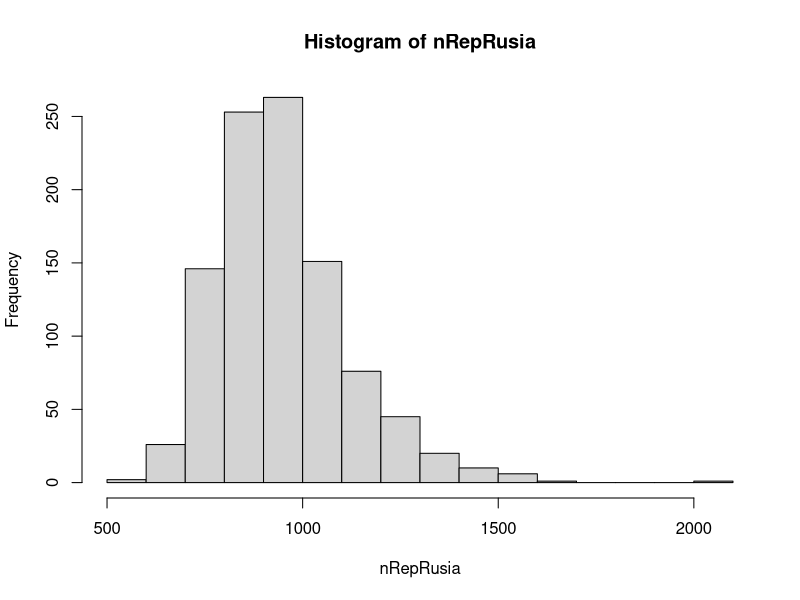
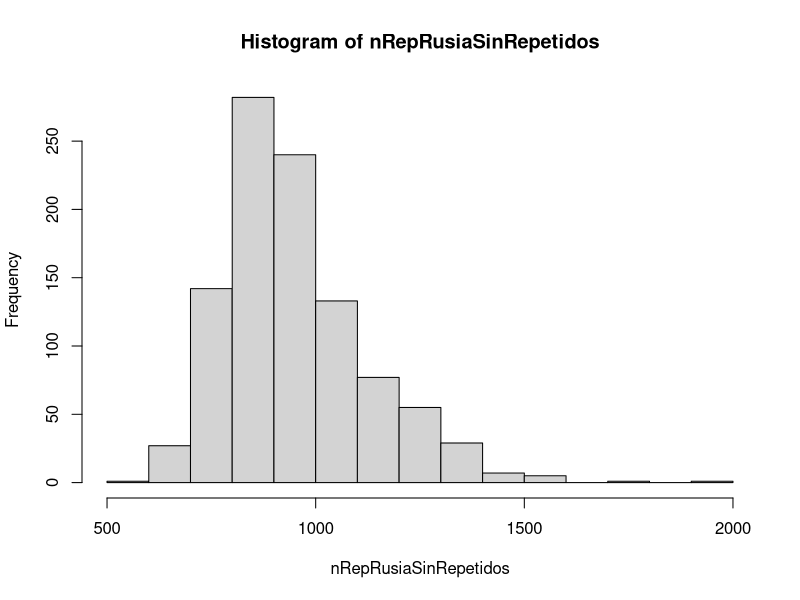

The R source for these figures, in order:
### Definir las siguientes funciones


#ejercicio 1
album = c(FALSE, FALSE, FALSE, FALSE, FALSE, FALSE) # es un ejemplo de un album de tam_album = 6 que tiene pegadas las figuritas 3 y 4
x1 <- sample(6,1)
album[x1] <- TRUE 
print(album)
print(x1)

## Esta completo album?
#ejercicio2
album_lleno = function(album){
  r <- TRUE
  for (i in 1:length(album)) {
    r = r && album[i]
  }
  return(r)
}
#ejercicio 3
generar_sobre = function(tam_album, tam_sobre,repetidos=FALSE){
  # el booleano en replace hace que me de repetidos o no dentro del sobre
  sobre <- sample(tam_album,tam_sobre,replace=repetidos)
  return(sobre)
}

#ejercicio 4
pegar_sobre = function(album,  sobre){
  #recorro el sobre y pongo true en la posicion de la figurita
  for (i in sobre) {
    album[i] = TRUE
  }
  return(album)
}

#ejercicio 5
cuantas_figuritas = function(tam_album, tam_sobre,repetidos=FALSE){
  estaCompleto <- FALSE
  album1 <- rep(FALSE,tam_album)
  contAlbum <- 0
  #mientras no este completo
  while(!estaCompleto){
    #genero uso sobre
    sobre = generar_sobre(tam_album, tam_sobre,repetidos)
    #pego las figuritas
    album1 <- pegar_sobre(album1,sobre)
    #contabilizo un sobre mas
    contAlbum <-contAlbum +1
    #chequeo si no esta completo el album
    estaCompleto <- album_lleno(album1)
  }
  return(contAlbum)
}

#ej 6
#Simule 3 veces el llenado de un album con 6 figuritas y sobres de 1 figurita
print(cuantas_figuritas(6,1))
print(cuantas_figuritas(6,1))
print(cuantas_figuritas(6,1))

#ej 7


probSobres = function(nRepRusia,limite,tam_muestra){
  valorProb <- 0
  for (i in nRepRusia) {
    if (i <= limite){
      valorProb = valorProb + 1
    }
  }
  x <-valorProb/tam_muestra
  return(x)
}


#- La cantidad de sobres que hacen falta comprar para completar el album con probabilidad mayor o igual a 0.9.
sobres_necesarios = function(nRepRusia,tam_muestra,cantSobresInicial){
  proba<-0
  cantSobres<-cantSobresInicial
  while(proba<0.9){
    proba <- probSobres(nRepRusia,cantSobres,tam_muestra)
    cantSobres<-cantSobres+10
  }
  return(cantSobres)
}

#- El valor esperado de la cantidad de sobres necesarios para completar el ´album del mundial de Rusia.
esperanza = function(nRepRusia,tam_muestra,min,max){
  esperanza <-0
  for(i in min:max){
    probmenos1 <-probSobres(nRepRusia,i-1,tam_muestra)
    prob <-probSobres(nRepRusia,i,tam_muestra)-probmenos1
    esperanza <- esperanza + i*prob
  }
  return(esperanza)
}

#itero y obtengo la probabilidad que necesite 1 sobre por 1, mas la que necesite 2, etc.
#- El desvio estandar de la cantidad de sobres necesarios para completar el ´album.
desvio = function(nRepRusia,tam_muestra){
  minimo<-min(nRepRusia)
  maximo<-max(nRepRusia)
  esp <- esperanza(nRepRusia,tam_muestra,minimo,maximo)
  esperanza2 <-0
  for(i in minimo:maximo){
    probmenos1<-probSobres(nRepRusia,i-1,tam_muestra)
    prob <-probSobres(nRepRusia,i,tam_muestra)-probmenos1
    
    esperanza2 <- esperanza2 + i*i*prob
  }
  espAl2<-esp*esp
  varianza<- esperanza2 - espAl2
  print(paste(c('la varianza es ',varianza)))
  desvio<-sqrt(varianza)
  return(desvio)
}

#tam rusia 670
#genero la muestra
tam_rusia <- 670
tam_sobreRusia <- 5
tam_muestra <-1000
nRepRusia <- c(1:tam_muestra)
for (i in 1:tam_muestra) {
  nRepRusia[i] = cuantas_figuritas(tam_rusia,tam_sobreRusia,FALSE)
}
#print(nRepRusia)

#-OBJETIVO 1=- La probabilidad de completar el ´album con 800 sobres o menos.
print(paste(c("probabilidad de completar el album con 800 sobres es", probSobres(nRepRusia,800,tam_muestra)), collapse = " "))

#OBJETIVO 2= La cantidad de sobres que hacen falta comprar para completar el album con probabilidad mayor o igual a 0.9.
sobresNec <-  sobres_necesarios(nRepRusia,tam_muestra,67)
print(paste(c("para que la probabilidad de completar el albun sea mayor o igual a 0.9 se necesitan ",sobresNec), collapse = " "))

#OBJETIVO 3= El valor esperado de la cantidad de sobres necesarios para completar el ´album del mundial de Rusia.
esp<-esperanza(nRepRusia ,tam_muestra,min(nRepRusia),max(nRepRusia))
print(paste(c('La esperanza es ',esp,collapse=' ')))

#OBJETIVO 4= El desvio estandar de la cantidad de sobres necesarios para completar el ´album
print(paste(c('El desvio estandar es ',desvio(nRepRusia,tam_muestra)),collapse=' '))
#Dibujo la distribucion
hist(nRepRusia)

#ejercicio 8

nRepRusiaSinRepetidos <- c(1:tam_muestra)
for (i in 1:tam_muestra) {
  nRepRusiaSinRepetidos[i] = cuantas_figuritas(tam_rusia,tam_sobreRusia,TRUE)
}

#-OBJETIVO 1=- La probabilidad de completar el ´album con 800 sobres o menos.
print(paste(c("probabilidad de completar el album con 800 sobres es Sin figuritas repetidas", probSobres(nRepRusiaSinRepetidos,800,tam_muestra)), collapse = " "))

#OBJETIVO 2= La cantidad de sobres que hacen falta comprar para completar el album con probabilidad mayor o igual a 0.9.
sobresNec <-  sobres_necesarios(nRepRusiaSinRepetidos,tam_muestra,600)
print(paste(c("para que la probabilidad de completar el album sin figuritas repetidas sea mayor o igual a 0.9 se necesitan ",sobresNec), collapse = " "))

#OBJETIVO 3= El valor esperado de la cantidad de sobres necesarios para completar el ´album del mundial de Rusia.
esp<-esperanza(nRepRusiaSinRepetidos ,tam_muestra,min(nRepRusiaSinRepetidos),max(nRepRusiaSinRepetidos))
print(paste(c('La esperanza sin figuritas repetidas es ',esp,collapse=' ')))

#OBJETIVO 4= El desvio estandar de la cantidad de sobres necesarios para completar el ´album
print(paste(c('El desvio estandar sin figuritas repetidas es ',desvio(nRepRusiaSinRepetidos,tam_muestra)),collapse=' '))
hist(nRepRusiaSinRepetidos)